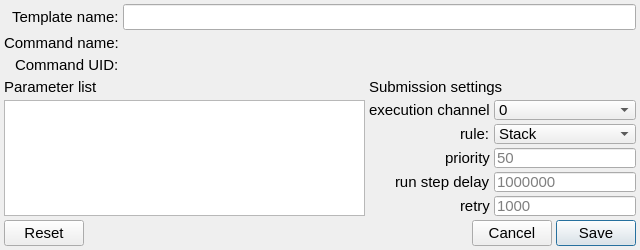
<?xml version="1.0" encoding="UTF-8"?>
<ui version="4.0">
 <class>ControlUnitCommandTemplateEditor</class>
 <widget class="QWidget" name="ControlUnitCommandTemplateEditor">
  <property name="geometry">
   <rect>
    <x>0</x>
    <y>0</y>
    <width>640</width>
    <height>250</height>
   </rect>
  </property>
  <property name="sizePolicy">
   <sizepolicy hsizetype="Minimum" vsizetype="Minimum">
    <horstretch>0</horstretch>
    <verstretch>0</verstretch>
   </sizepolicy>
  </property>
  <property name="minimumSize">
   <size>
    <width>640</width>
    <height>250</height>
   </size>
  </property>
  <property name="font">
   <font>
    <pointsize>11</pointsize>
   </font>
  </property>
  <property name="windowTitle">
   <string>Form</string>
  </property>
  <layout class="QVBoxLayout" name="verticalLayout" stretch="0,1,0">
   <property name="spacing">
    <number>4</number>
   </property>
   <property name="leftMargin">
    <number>4</number>
   </property>
   <property name="topMargin">
    <number>4</number>
   </property>
   <property name="rightMargin">
    <number>4</number>
   </property>
   <property name="bottomMargin">
    <number>4</number>
   </property>
   <item>
    <layout class="QGridLayout" name="gridLayout" columnstretch="0,0,0">
     <property name="spacing">
      <number>4</number>
     </property>
     <item row="0" column="0" alignment="Qt::AlignRight|Qt::AlignVCenter">
      <widget class="QLabel" name="label_4">
       <property name="font">
        <font>
         <pointsize>11</pointsize>
        </font>
       </property>
       <property name="text">
        <string>Template name:</string>
       </property>
      </widget>
     </item>
     <item row="0" column="2">
      <widget class="QLineEdit" name="lineEditTemplateName">
       <property name="font">
        <font>
         <pointsize>11</pointsize>
        </font>
       </property>
       <property name="toolTip">
        <string>The unique name for template</string>
       </property>
       <property name="accessibleName">
        <string>Template Name</string>
       </property>
      </widget>
     </item>
     <item row="1" column="0" alignment="Qt::AlignRight|Qt::AlignVCenter">
      <widget class="QLabel" name="label_5">
       <property name="font">
        <font>
         <pointsize>11</pointsize>
        </font>
       </property>
       <property name="text">
        <string>Command name:</string>
       </property>
      </widget>
     </item>
     <item row="1" column="2">
      <widget class="QLabel" name="labelCommandName">
       <property name="font">
        <font>
         <pointsize>11</pointsize>
        </font>
       </property>
       <property name="text">
        <string/>
       </property>
      </widget>
     </item>
     <item row="2" column="0" alignment="Qt::AlignRight|Qt::AlignVCenter">
      <widget class="QLabel" name="label_6">
       <property name="font">
        <font>
         <pointsize>11</pointsize>
        </font>
       </property>
       <property name="text">
        <string>Command UID:</string>
       </property>
      </widget>
     </item>
     <item row="2" column="2">
      <widget class="QLabel" name="labelCommandUID">
       <property name="font">
        <font>
         <pointsize>11</pointsize>
        </font>
       </property>
       <property name="text">
        <string/>
       </property>
      </widget>
     </item>
    </layout>
   </item>
   <item>
    <layout class="QHBoxLayout" name="horizontalLayout_9" stretch="1,0">
     <property name="spacing">
      <number>4</number>
     </property>
     <item>
      <layout class="QVBoxLayout" name="verticalLayout_11" stretch="0,1">
       <property name="spacing">
        <number>4</number>
       </property>
       <item>
        <widget class="QLabel" name="label_16">
         <property name="font">
          <font>
           <pointsize>11</pointsize>
          </font>
         </property>
         <property name="text">
          <string>Parameter list</string>
         </property>
        </widget>
       </item>
       <item>
        <widget class="QTableView" name="tableViewParameterList">
         <property name="font">
          <font>
           <pointsize>11</pointsize>
          </font>
         </property>
         <property name="statusTip">
          <string>Is the table for all command paramter</string>
         </property>
         <property name="selectionMode">
          <enum>QAbstractItemView::SingleSelection</enum>
         </property>
         <property name="selectionBehavior">
          <enum>QAbstractItemView::SelectRows</enum>
         </property>
         <attribute name="horizontalHeaderDefaultSectionSize">
          <number>20</number>
         </attribute>
         <attribute name="horizontalHeaderMinimumSectionSize">
          <number>20</number>
         </attribute>
         <attribute name="verticalHeaderVisible">
          <bool>false</bool>
         </attribute>
         <attribute name="verticalHeaderDefaultSectionSize">
          <number>20</number>
         </attribute>
        </widget>
       </item>
      </layout>
     </item>
     <item>
      <layout class="QVBoxLayout" name="verticalLayout_12" stretch="0,0,1">
       <property name="spacing">
        <number>4</number>
       </property>
       <item>
        <spacer name="verticalSpacer">
         <property name="orientation">
          <enum>Qt::Vertical</enum>
         </property>
         <property name="sizeHint" stdset="0">
          <size>
           <width>20</width>
           <height>40</height>
          </size>
         </property>
        </spacer>
       </item>
       <item>
        <widget class="QLabel" name="label_17">
         <property name="font">
          <font>
           <pointsize>11</pointsize>
          </font>
         </property>
         <property name="text">
          <string>Submission settings</string>
         </property>
        </widget>
       </item>
       <item>
        <layout class="QGridLayout" name="gridLayout_4" rowstretch="0,0,0,0,0" columnstretch="0,0">
         <property name="spacing">
          <number>4</number>
         </property>
         <item row="3" column="1">
          <widget class="QLineEdit" name="lineEditSubmissionRunStepDelay">
           <property name="font">
            <font>
             <pointsize>11</pointsize>
            </font>
           </property>
           <property name="toolTip">
            <string>Is the delay to whait for schedule the next run step(0-60000000 us)</string>
           </property>
           <property name="statusTip">
            <string>Run cicle step delay in microseconds</string>
           </property>
           <property name="accessibleName">
            <string>Run Step delay</string>
           </property>
           <property name="placeholderText">
            <string>1000000</string>
           </property>
          </widget>
         </item>
         <item row="0" column="1">
          <widget class="QComboBox" name="comboBoxSubmissionExecutionChannel">
           <property name="font">
            <font>
             <pointsize>11</pointsize>
            </font>
           </property>
           <property name="toolTip">
            <string>The channel where run the command</string>
           </property>
           <property name="statusTip">
            <string/>
           </property>
           <item>
            <property name="text">
             <string>0</string>
            </property>
           </item>
          </widget>
         </item>
         <item row="4" column="1">
          <widget class="QLineEdit" name="lineEditSubmissionRetry">
           <property name="font">
            <font>
             <pointsize>11</pointsize>
            </font>
           </property>
           <property name="toolTip">
            <string>Is the delay to whait for retry to submit this command(0-1000000 us)</string>
           </property>
           <property name="statusTip">
            <string>Command install retry (in milliseconds)</string>
           </property>
           <property name="accessibleName">
            <string>Submission Retry</string>
           </property>
           <property name="placeholderText">
            <string>1000</string>
           </property>
          </widget>
         </item>
         <item row="3" column="0" alignment="Qt::AlignRight">
          <widget class="QLabel" name="label_18">
           <property name="font">
            <font>
             <pointsize>11</pointsize>
            </font>
           </property>
           <property name="text">
            <string>run step delay</string>
           </property>
          </widget>
         </item>
         <item row="2" column="1">
          <widget class="QLineEdit" name="lineEditSubmissionPriority">
           <property name="font">
            <font>
             <pointsize>11</pointsize>
            </font>
           </property>
           <property name="toolTip">
            <string>Is the priority within the command queue (0-100)</string>
           </property>
           <property name="statusTip">
            <string/>
           </property>
           <property name="accessibleName">
            <string>Priority Value</string>
           </property>
           <property name="placeholderText">
            <string>50</string>
           </property>
           <property name="clearButtonEnabled">
            <bool>false</bool>
           </property>
          </widget>
         </item>
         <item row="0" column="0" alignment="Qt::AlignRight|Qt::AlignVCenter">
          <widget class="QLabel" name="label_19">
           <property name="font">
            <font>
             <pointsize>11</pointsize>
            </font>
           </property>
           <property name="text">
            <string>execution channel</string>
           </property>
          </widget>
         </item>
         <item row="4" column="0" alignment="Qt::AlignRight">
          <widget class="QLabel" name="label_20">
           <property name="font">
            <font>
             <pointsize>11</pointsize>
            </font>
           </property>
           <property name="text">
            <string>retry</string>
           </property>
          </widget>
         </item>
         <item row="2" column="0" alignment="Qt::AlignRight">
          <widget class="QLabel" name="label_21">
           <property name="font">
            <font>
             <pointsize>11</pointsize>
            </font>
           </property>
           <property name="text">
            <string>priority</string>
           </property>
          </widget>
         </item>
         <item row="1" column="0" alignment="Qt::AlignRight">
          <widget class="QLabel" name="label_22">
           <property name="font">
            <font>
             <pointsize>11</pointsize>
            </font>
           </property>
           <property name="text">
            <string>rule:</string>
           </property>
          </widget>
         </item>
         <item row="1" column="1">
          <widget class="QComboBox" name="comboBoxSubmissionRule">
           <property name="font">
            <font>
             <pointsize>11</pointsize>
            </font>
           </property>
           <property name="toolTip">
            <string>The submission rule</string>
           </property>
           <property name="statusTip">
            <string/>
           </property>
           <item>
            <property name="text">
             <string>Stack</string>
            </property>
           </item>
           <item>
            <property name="text">
             <string>Kill</string>
            </property>
           </item>
           <item>
            <property name="text">
             <string>Normal</string>
            </property>
           </item>
          </widget>
         </item>
        </layout>
       </item>
      </layout>
     </item>
    </layout>
   </item>
   <item>
    <layout class="QHBoxLayout" name="horizontalLayout_2">
     <item>
      <widget class="QPushButton" name="pushButtonReset">
       <property name="font">
        <font>
         <pointsize>11</pointsize>
        </font>
       </property>
       <property name="text">
        <string>Reset</string>
       </property>
      </widget>
     </item>
     <item>
      <spacer name="horizontalSpacer_2">
       <property name="orientation">
        <enum>Qt::Horizontal</enum>
       </property>
       <property name="sizeHint" stdset="0">
        <size>
         <width>40</width>
         <height>20</height>
        </size>
       </property>
      </spacer>
     </item>
     <item>
      <widget class="QPushButton" name="pushButtonCancel">
       <property name="font">
        <font>
         <pointsize>11</pointsize>
        </font>
       </property>
       <property name="text">
        <string>Cancel</string>
       </property>
      </widget>
     </item>
     <item>
      <widget class="QPushButton" name="pushButtonSave">
       <property name="font">
        <font>
         <pointsize>11</pointsize>
        </font>
       </property>
       <property name="text">
        <string>Save</string>
       </property>
       <property name="autoDefault">
        <bool>false</bool>
       </property>
       <property name="default">
        <bool>true</bool>
       </property>
      </widget>
     </item>
    </layout>
   </item>
  </layout>
 </widget>
 <resources/>
 <connections/>
</ui>
